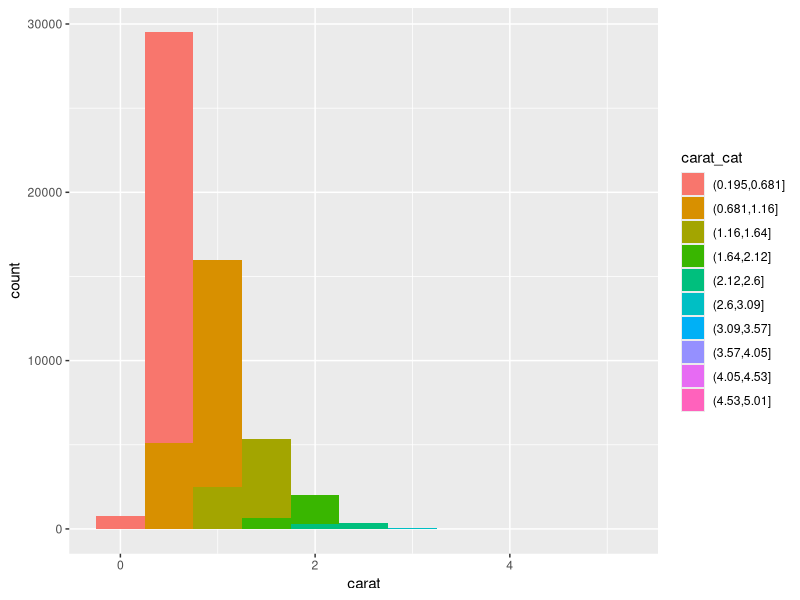

Write R code to recreate this figure.
library(ggplot2)
library(palmerpenguins)
library(dplyr)
library(ggthemes)

diamonds$carat_cat <- cut(diamonds$carat, breaks = 10)
ggplot(diamonds, aes(x = carat, fill = carat_cat)) +
    geom_histogram(binwidth = 0.5)
